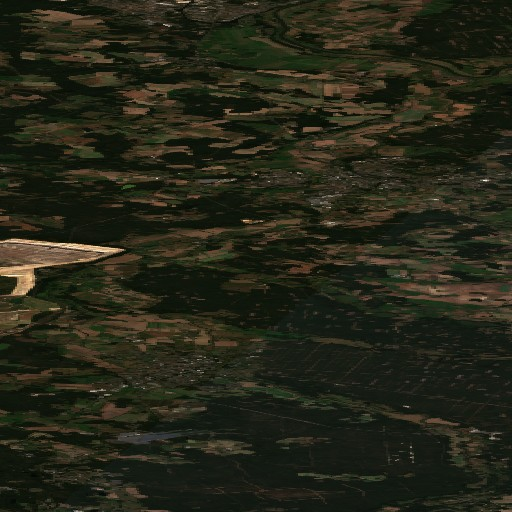
#> input picture classapp/sentinel_images/8a3c989ee312061985d63adbe401d1e1/response.jpg, 512 x 512 px, given in place of EMSR746_before.png, which was not available
$ python testaki.py
#> lines starting #> are read from the running program, lines starting #| are printed output that depends on the picture; after the words box and inside, x2 and y2 are one past the last pixel; in counts of white or black regions, pixels touching at a corner belong together; pictures that were not available may be replaced by others from this repository, and a replacement may not be noted
import numpy as np
import cv2
from PIL import Image

def load_image(image_path):
    """Load an image from a file path."""
    try:
        image = Image.open(image_path).convert("RGB")
#> image is the input picture: PIL image 512x512 RGB; mean R, G, B 37.2, 37.9, 23.9
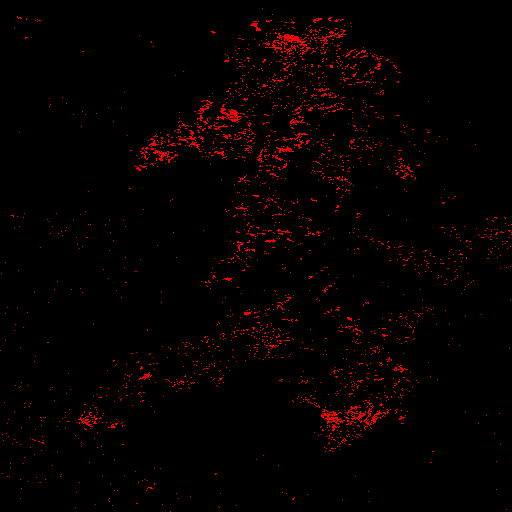
#> input picture classapp/changes/EMSR746_change_mask.png, 512 x 512 px, given in place of EMSR746_after.png, which was not available
#> in load_image, image is the input picture: PIL image 512x512 RGB; mean R, G, B 5.6, 0, 0
#| Before image shape: (512, 512, 3)
#| After image shape: (512, 512, 3)
        return np.array(image)
    except Exception as e:
        print(f"Error loading image: {e}")
        raise

def save_image(image_array, output_path):
    """Save a numpy array as an image file."""
    try:
        Image.fromarray(image_array.astype(np.uint8)).save(output_path)
        print(f"Image saved to {output_path}")
    except Exception as e:
        print(f"Error saving image: {e}")
        raise

def create_change_mask(before_image, after_image, threshold=30):
    """Create a color change mask and difference image between two images."""
#> called with threshold = 30
    # Convert images to grayscale
    gray_before = cv2.cvtColor(before_image, cv2.COLOR_RGB2GRAY)
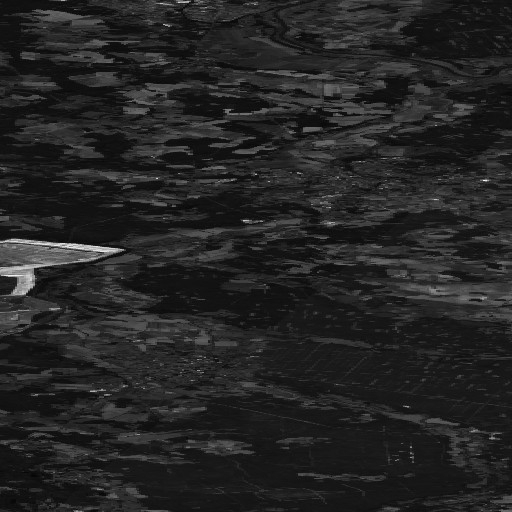
#> gray_before: shape (512, 512); min 1, max 251, mean 36.1
    gray_after = cv2.cvtColor(after_image, cv2.COLOR_RGB2GRAY)
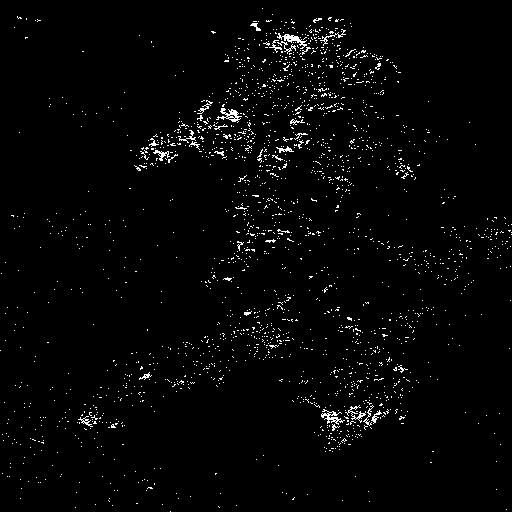
#> gray_after: shape (512, 512); values 0 (black) and 76 (white), 2.2% white in thin lines or dots

    # Compute absolute difference
    diff = cv2.absdiff(gray_before, gray_after)

    # Threshold the difference image to get a binary mask
    _, change_mask = cv2.threshold(diff, threshold, 255, cv2.THRESH_BINARY)
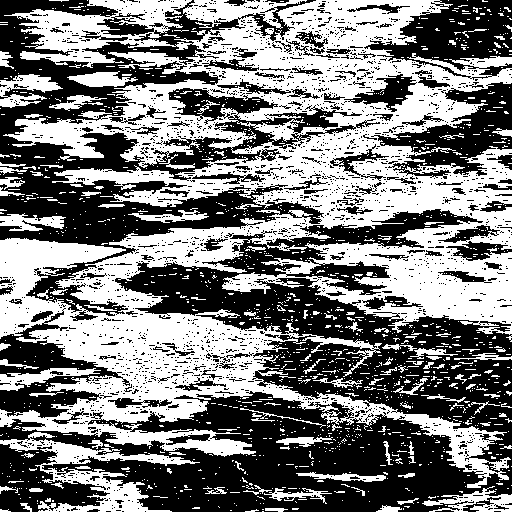
#> change_mask: shape (512, 512); 48.6% white; 1502 white regions (1376 under 20 px), largest, box (x1, y1, x2, y2) and area: (0, 0, 512, 488) 106623, (0, 432, 200, 512) 4235, (0, 74, 63, 108) 1048

    # Map binary mask to RGB colors (Red for changes)
    change_mask_rgb = np.zeros((change_mask.shape[0], change_mask.shape[1], 3), dtype=np.uint8)
    change_mask_rgb[change_mask == 255] = [255, 0, 0]  # Red color for changes

    return change_mask_rgb, diff

def main(before_image_path, after_image_path, output_mask_path, output_diff_path):
    """Main function to process images and create a color change mask and difference image."""
    # Load images
    before_image = load_image(before_image_path)
    after_image = load_image(after_image_path)

    # Debug: Check if images are loaded properly
    print(f"Before image shape: {before_image.shape}")
    print(f"After image shape: {after_image.shape}")

    # Create the change mask and difference image
    change_mask, diff_image = create_change_mask(before_image, after_image)
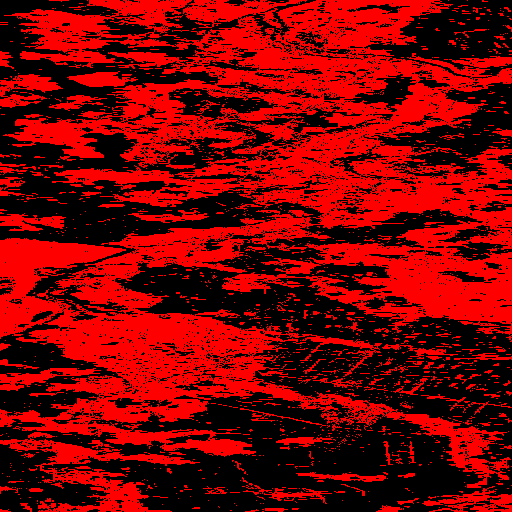
#> change_mask: shape (512, 512, 3); mean R, G, B 123.9, 0, 0

    # Save the change mask and difference image
    save_image(change_mask, output_mask_path)
    save_image(diff_image, output_diff_path)

if __name__ == '__main__':
    # Example usage
    before_image_path = r'D:\app\breles-full-complet\breles\classapp\static\overlays\EMSR746_before.png'  # Path to the before image
    after_image_path = r'D:\app\breles-full-complet\breles\classapp\static\overlays\EMSR746_after.png'   # Path to the after image
    output_mask_path = r'D:\app\breles-full-complet\breles\classapp\changes\EMSR746_change_mask.png'    # Path to save the change mask
    output_diff_path = r'D:\app\breles-full-complet\breles\classapp\changes\EMSR746_diff_image.png'      # Path to save the difference image

    main(before_image_path, after_image_path, output_mask_path, output_diff_path)
